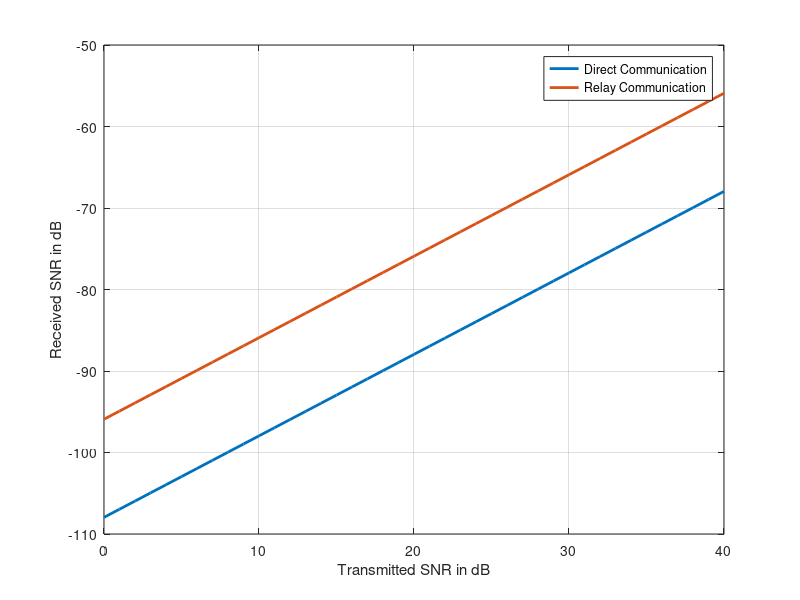

MATLAB code to generate this figure:
clc;
clear all;
close all;

%% System model parameters

N = 10^6;

d = 500;        % Distance from source to destination
d_S_R = d/2;    % Distance from source to Relay
d_R_D = d/2;    % Distance from Relay to destination

eta = 4;    % Path Loss Exponent
k = 1;

h_D = sqrt(d^-eta)*k;%(randn(1,1) + 1i*randn(1,1))/sqrt(2);        %source to destination channel
h_S_R = sqrt(d_S_R^-eta)*k;%(randn(1,1) + 1i*randn(1,1))/sqrt(2);  %source to relay channel
h_S_R = sqrt(d_S_R^-eta)*k;%(randn(1,1) + 1i*randn(1,1))/sqrt(2);  %relay to destination channel

%Channel gains
g_D = (abs(h_D)).^2;
g_S_R = (abs(h_S_R)).^2;
g_R_D = (abs(h_S_R)).^2;

%% Simulation

SNR = 0:40;         %SNR in dB
snr = db2pow(SNR);  %SNR linear

% SNR = P/(sigma^2), Transmit SNR
% where P = Total Transmit Power
% sigma = noise power

%snr_S_D = zeros(1,length(snr));
%snr_S_R_D = zeros(1,length(snr));

for u = 1:length(snr)
    snr_S_D(u) = pow2db(snr(u)*g_D);
    snr_S_R_D(u) = pow2db(0.5*snr(u)*g_S_R + 0.5*snr(u)*g_R_D);
    %gain_R_D(u) = 10*log10(0.5*snr(u)*g_R_D);
end

plot(SNR,snr_S_D,'linewidth',2); hold on; grid on;
plot(SNR,snr_S_R_D,'linewidth',2);

xlabel('Transmitted SNR in dB'); ylabel('Received SNR in dB');
legend('Direct Communication','Relay Communication');


